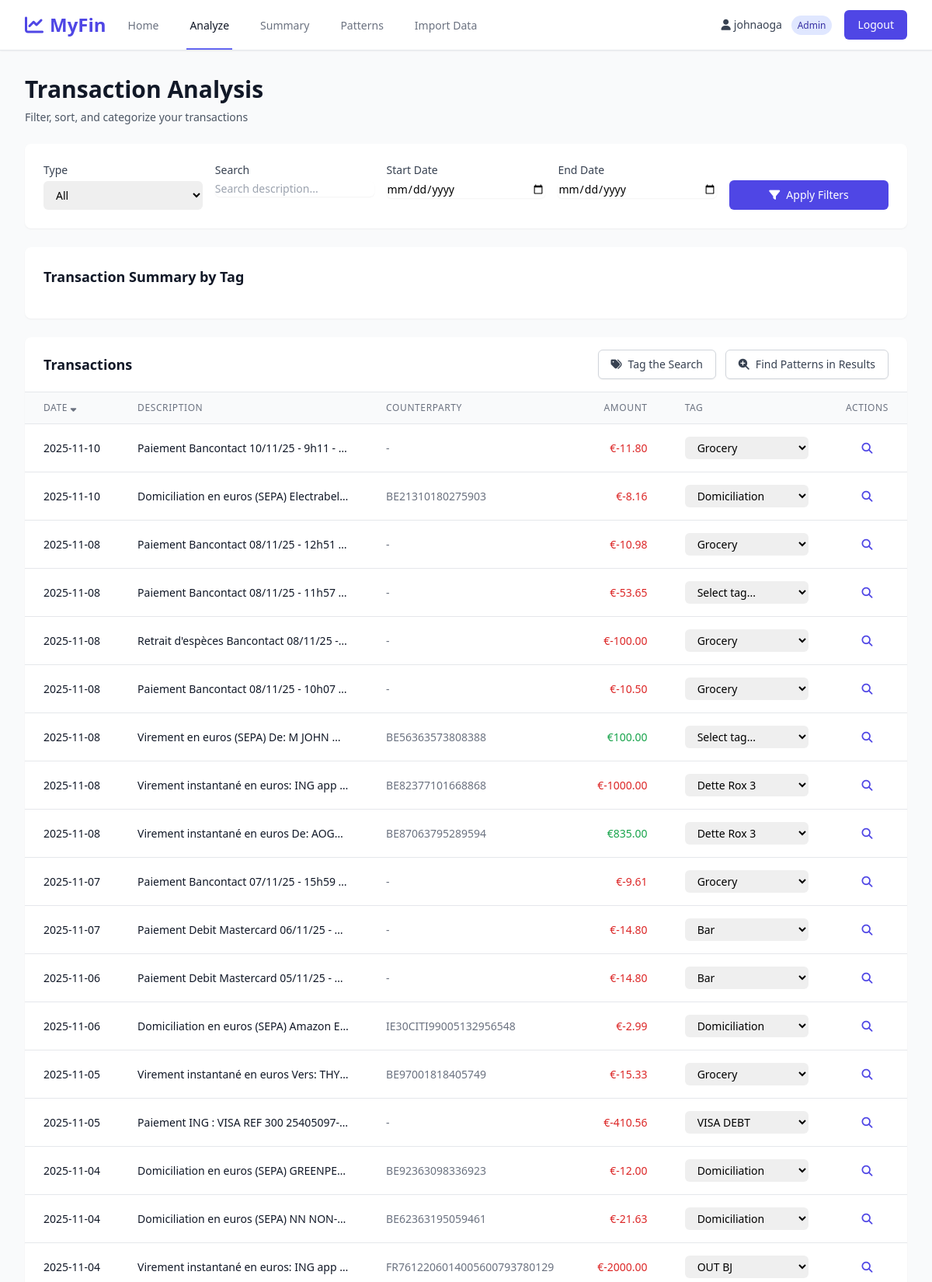
Screenshot of /analyze (signed in, upper part) with the database file from the repository.
### models.py (models this page shows, shortened)
class User(UserMixin, db.Model):
    __tablename__ = 'users'
    id = db.Column(db.Integer, primary_key=True)
    username = db.Column(db.String(80), unique=True, nullable=False)
    password_hash = db.Column(db.String(255), nullable=False)
    is_admin = db.Column(db.Boolean, default=False)
    created_at = db.Column(db.DateTime, default=datetime.utcnow)

class Transaction(db.Model):
    __tablename__ = 'transactions'
    id = db.Column(db.Integer, primary_key=True)
    account_number = db.Column(db.String(50), nullable=False)
    account_name = db.Column(db.String(200))
    counterparty_account = db.Column(db.String(50))
    transaction_number = db.Column(db.String(50))
    accounting_date = db.Column(db.Date, nullable=False, index=True)
    value_date = db.Column(db.Date)
    amount = db.Column(db.Float, nullable=False)
    currency = db.Column(db.String(10), default='EUR')
    description = db.Column(db.Text)
    details = db.Column(db.Text)
    message = db.Column(db.Text)
    tag_id = db.Column(db.Integer, db.ForeignKey('tags.id'), nullable=True)
    imported_at = db.Column(db.DateTime, default=datetime.utcnow)
    tag = db.relationship('Tag', back_populates='transactions')

### app.py (the view, shortened to what this page needs)
@app.route('/analyze')
@login_required
def analyze():
    transaction_type = request.args.get('type', 'all')  # 'in', 'out', 'all'
    search_text = request.args.get('search', '')
    start_date = request.args.get('start_date', '')
    end_date = request.args.get('end_date', '')
    sort_by = request.args.get('sort_by', 'accounting_date')
    sort_order = request.args.get('sort_order', 'desc')
    page = request.args.get('page', 1, type=int)
    per_page = 50
    query = Transaction.query
    if transaction_type == 'in':
        query = query.filter(Transaction.amount > 0)
    elif transaction_type == 'out':
        query = query.filter(Transaction.amount < 0)
    if start_date:
        try:
            start_dt = datetime.strptime(start_date, '%Y-%m-%d').date()
            query = query.filter(Transaction.accounting_date >= start_dt)
        except ValueError:
            pass
    if end_date:
        try:
            end_dt = datetime.strptime(end_date, '%Y-%m-%d').date()
            query = query.filter(Transaction.accounting_date <= end_dt)
        except ValueError:
            pass
    sort_column = getattr(Transaction, sort_by, Transaction.accounting_date)
    if sort_order == 'asc':
        query = query.order_by(sort_column.asc())
    else:
        query = query.order_by(sort_column.desc())
    pagination = query.paginate(page=page, per_page=per_page, error_out=False)
    transactions = pagination.items
    tags = Tag.query.order_by(Tag.name).all()
    tag_stats = db.session.query(
        Tag.name,
        Tag.color,
        func.sum(Transaction.amount).label('total')
    ).join(Transaction).group_by(Tag.id).all()
    if tag_stats:
        tag_names = [stat.name for stat in tag_stats]
        tag_totals = [stat.total for stat in tag_stats]
        tag_colors = [stat.color for stat in tag_stats]
        fig = go.Figure(data=[
            go.Bar(x=tag_names, y=tag_totals, marker_color=tag_colors)
        ])
        fig.update_layout(
            title='Transaction Amounts by Tag',
            xaxis_title='Tag',
            yaxis_title='Total Amount (EUR)',
            template='plotly_white',
            height=300
        )
        histogram_json = json.dumps(fig, cls=plotly.utils.PlotlyJSONEncoder)
    else:
        histogram_json = None
    return render_template('analyze.html',
                         transactions=transactions,
                         pagination=pagination,
                         tags=tags,
                         transaction_type=transaction_type,
                         search_text=search_text,
                         start_date=start_date,
                         end_date=end_date,
                         sort_by=sort_by,
                         sort_order=sort_order,
                         histogram_json=histogram_json)

### templates/analyze.html (shortened to what this page needs)
{% extends "base.html" %}
{% block content %}
<div class="space-y-6">
    <div>
        <h1 class="text-3xl font-bold text-gray-900">Transaction Analysis</h1>
        <p class="mt-2 text-sm text-gray-600">Filter, sort, and categorize your transactions</p>
    </div>
    <div class="bg-white shadow-sm rounded-lg p-6">
        <form method="GET" action="{{ url_for('analyze') }}" class="space-y-4">
            <div class="grid grid-cols-1 gap-4 sm:grid-cols-2 lg:grid-cols-5">
                <div>
                    <label for="type" class="block text-sm font-medium text-gray-700">Type</label>
                    <select id="type" name="type" class="mt-1 block w-full pl-3 pr-10 py-2 text-base border-gray-300 focus:outline-none focus:ring-indigo-500 focus:border-indigo-500 sm:text-sm rounded-md">
                        <option value="all" {% if transaction_type == 'all' %}selected{% endif %}>All</option>
                    </select>
                </div>
                <div>
                    <label for="search" class="block text-sm font-medium text-gray-700">Search</label>
                    <input type="text" id="search" name="search" value="{{ search_text }}"
                           class="mt-1 block w-full border-gray-300 rounded-md shadow-sm focus:ring-indigo-500 focus:border-indigo-500 sm:text-sm"
                           placeholder="Search description...">
                </div>
                <div>
                    <label for="start_date" class="block text-sm font-medium text-gray-700">Start Date</label>
                    <input type="date" id="start_date" name="start_date" value="{{ start_date }}"
                           class="mt-1 block w-full border-gray-300 rounded-md shadow-sm focus:ring-indigo-500 focus:border-indigo-500 sm:text-sm">
                </div>
                <div>
                    <label for="end_date" class="block text-sm font-medium text-gray-700">End Date</label>
                    <input type="date" id="end_date" name="end_date" value="{{ end_date }}"
                           class="mt-1 block w-full border-gray-300 rounded-md shadow-sm focus:ring-indigo-500 focus:border-indigo-500 sm:text-sm">
                </div>
                <div class="flex items-end">
                    <button type="submit" class="w-full inline-flex justify-center items-center px-4 py-2 border border-transparent text-sm font-medium rounded-md text-white bg-indigo-600 hover:bg-indigo-700 focus:outline-none focus:ring-2 focus:ring-offset-2 focus:ring-indigo-500">
                        <i class="fas fa-filter mr-2"></i>Apply Filters
                    </button>
                </div>
            </div>
        </form>
    </div>
    {% if histogram_json %}
    <div class="bg-white shadow-sm rounded-lg p-6">
        <h2 class="text-lg font-semibold text-gray-900 mb-4">Transaction Summary by Tag</h2>
    </div>
    {% endif %}
    <div class="bg-white shadow-sm rounded-lg overflow-hidden">
        <div class="px-6 py-4 border-b border-gray-200 flex items-center justify-between">
            <h2 class="text-lg font-semibold text-gray-900">Transactions</h2>
            {% if transactions %}
            <div class="flex space-x-3">
                <button onclick="tagTheSearch()" class="inline-flex items-center px-4 py-2 border border-gray-300 rounded-md shadow-sm text-sm font-medium text-gray-700 bg-white hover:bg-gray-50 focus:outline-none focus:ring-2 focus:ring-offset-2 focus:ring-indigo-500">
                    <i class="fas fa-tags mr-2"></i>
                    Tag the Search
                </button>
                <button onclick="findSimilarInResults()" class="inline-flex items-center px-4 py-2 border border-gray-300 rounded-md shadow-sm text-sm font-medium text-gray-700 bg-white hover:bg-gray-50 focus:outline-none focus:ring-2 focus:ring-offset-2 focus:ring-indigo-500">
                    <i class="fas fa-search-plus mr-2"></i>
                    Find Patterns in Results
                </button>
            </div>
            {% endif %}
        </div>
        <div class="overflow-x-auto">
            <table class="min-w-full divide-y divide-gray-200">
                <thead class="bg-gray-50">
                    <tr>
                        <th scope="col" class="px-6 py-3 text-left text-xs font-medium text-gray-500 uppercase tracking-wider">
                            <a href="{{ url_for('analyze', type=transaction_type, search=search_text, start_date=start_date, end_date=end_date, sort_by='accounting_date', sort_order='asc' if sort_by == 'accounting_date' and sort_order == 'desc' else 'desc') }}" class="hover:text-gray-700">
                                Date {% if sort_by == 'accounting_date' %}<i class="fas fa-sort-{{ 'down' if sort_order == 'desc' else 'up' }}"></i>{% endif %}
                            </a>
                        </th>
                        <th scope="col" class="px-6 py-3 text-left text-xs font-medium text-gray-500 uppercase tracking-wider">
                            Description
                        </th>
                        <th scope="col" class="px-6 py-3 text-left text-xs font-medium text-gray-500 uppercase tracking-wider">
                            Counterparty
                        </th>
                        <th scope="col" class="px-6 py-3 text-right text-xs font-medium text-gray-500 uppercase tracking-wider">
                            <a href="{{ url_for('analyze', type=transaction_type, search=search_text, start_date=start_date, end_date=end_date, sort_by='amount', sort_order='asc' if sort_by == 'amount' and sort_order == 'desc' else 'desc') }}" class="hover:text-gray-700">
                                Amount {% if sort_by == 'amount' %}<i class="fas fa-sort-{{ 'down' if sort_order == 'desc' else 'up' }}"></i>{% endif %}
                            </a>
                        </th>
                        <th scope="col" class="px-6 py-3 text-left text-xs font-medium text-gray-500 uppercase tracking-wider">
                            Tag
                        </th>
                        <th scope="col" class="px-6 py-3 text-center text-xs font-medium text-gray-500 uppercase tracking-wider">
                            Actions
                        </th>
                    </tr>
                </thead>
                <tbody class="bg-white divide-y divide-gray-200">
                    {% if transactions %}
                        {% for transaction in transactions %}
                        <tr class="hover:bg-gray-50">
                            <td class="px-6 py-4 whitespace-nowrap text-sm text-gray-900">
                                {{ transaction.accounting_date.strftime('%Y-%m-%d') }}
                            </td>
                            <td class="px-6 py-4 text-sm text-gray-900 max-w-xs truncate" title="{{ transaction.description }}">
                                {{ transaction.description[:60] }}{% if transaction.description and transaction.description|length > 60 %}...{% endif %}
                            </td>
                            <td class="px-6 py-4 whitespace-nowrap text-sm text-gray-500">
                                {{ transaction.counterparty_account if transaction.counterparty_account else '-' }}
                            </td>
                            <td class="px-6 py-4 whitespace-nowrap text-sm text-right font-medium {% if transaction.amount > 0 %}text-green-600{% else %}text-red-600{% endif %}">
                                €{{ "%.2f"|format(transaction.amount) }}
                            </td>
                            <td class="px-6 py-4 whitespace-nowrap text-sm">
                                <select class="tag-select block w-full pl-3 pr-10 py-1 text-base border-gray-300 focus:outline-none focus:ring-indigo-500 focus:border-indigo-500 sm:text-sm rounded-md" data-transaction-id="{{ transaction.id }}">
                                    <option value="">Select tag...</option>
                                    {% for tag in tags %}
                                    <option value="{{ tag.name }}" {% if transaction.tag and transaction.tag.id == tag.id %}selected{% endif %}>{{ tag.name }}</option>
                                    {% endfor %}
                                </select>
                            </td>
                            <td class="px-6 py-4 whitespace-nowrap text-center text-sm font-medium">
                                <button onclick="findSimilar({{ transaction.id }})" class="text-indigo-600 hover:text-indigo-900" title="Find similar transactions">
                                    <i class="fas fa-search"></i>
                                </button>
                            </td>
                        </tr>
                        {% endfor %}
                    {% endif %}
                </tbody>
            </table>
        </div>
    </div>
</div>
{% endblock %}

### templates/base.html (shortened to what this page needs)
<!DOCTYPE html>
<html lang="en">
<head>
    <script src="https://cdn.tailwindcss.com"></script>
    <link rel="stylesheet" href="https://cdnjs.cloudflare.com/ajax/libs/font-awesome/6.4.0/css/all.min.css">
</head>
<body class="bg-gray-50 min-h-screen">
    {% if current_user.is_authenticated %}
    <nav class="bg-white shadow-sm border-b border-gray-200">
        <div class="max-w-7xl mx-auto px-4 sm:px-6 lg:px-8">
            <div class="flex justify-between h-16">
                <div class="flex">
                    <div class="flex-shrink-0 flex items-center">
                        <a href="{{ url_for('index') }}" class="text-2xl font-bold text-indigo-600">
                            <i class="fas fa-chart-line mr-2"></i>MyFin
                        </a>
                    </div>
                    <div class="hidden sm:ml-6 sm:flex sm:space-x-8">
                        <a href="{{ url_for('index') }}" class="{% if request.endpoint == 'index' %}border-indigo-500 text-gray-900{% else %}border-transparent text-gray-500 hover:border-gray-300 hover:text-gray-700{% endif %} inline-flex items-center px-1 pt-1 border-b-2 text-sm font-medium">
                            Home
                        </a>
                        <a href="{{ url_for('analyze') }}" class="{% if request.endpoint == 'analyze' %}border-indigo-500 text-gray-900{% else %}border-transparent text-gray-500 hover:border-gray-300 hover:text-gray-700{% endif %} inline-flex items-center px-1 pt-1 border-b-2 text-sm font-medium">
                            Analyze
                        </a>
                        <a href="{{ url_for('summary') }}" class="{% if request.endpoint == 'summary' %}border-indigo-500 text-gray-900{% else %}border-transparent text-gray-500 hover:border-gray-300 hover:text-gray-700{% endif %} inline-flex items-center px-1 pt-1 border-b-2 text-sm font-medium">
                            Summary
                        </a>
                        <a href="{{ url_for('patterns') }}" class="{% if request.endpoint == 'patterns' %}border-indigo-500 text-gray-900{% else %}border-transparent text-gray-500 hover:border-gray-300 hover:text-gray-700{% endif %} inline-flex items-center px-1 pt-1 border-b-2 text-sm font-medium">
                            Patterns
                        </a>
                        {% if current_user.is_admin %}
                        <a href="{{ url_for('import_data') }}" class="{% if request.endpoint == 'import_data' %}border-indigo-500 text-gray-900{% else %}border-transparent text-gray-500 hover:border-gray-300 hover:text-gray-700{% endif %} inline-flex items-center px-1 pt-1 border-b-2 text-sm font-medium">
                            Import Data
                        </a>
                        {% endif %}
                    </div>
                </div>
                <div class="flex items-center">
                    <span class="text-sm text-gray-700 mr-4">
                        <i class="fas fa-user mr-1"></i>{{ current_user.username }}
                        {% if current_user.is_admin %}<span class="ml-2 px-2 py-1 text-xs bg-indigo-100 text-indigo-800 rounded-full">Admin</span>{% endif %}
                    </span>
                    <a href="{{ url_for('logout') }}" class="inline-flex items-center px-4 py-2 border border-transparent text-sm font-medium rounded-md text-white bg-indigo-600 hover:bg-indigo-700 focus:outline-none focus:ring-2 focus:ring-offset-2 focus:ring-indigo-500">
                        Logout
                    </a>
                </div>
            </div>
        </div>
    </nav>
    {% endif %}
    <main class="max-w-7xl mx-auto px-4 sm:px-6 lg:px-8 py-8">
        {% block content %}{% endblock %}
    </main>
</body>
</html>

### rows the page displays
User: username "johnaoga"
Transaction: amount "-11.80"
Transaction: amount "-8.16"
Transaction: amount "-10.98"
Transaction: amount "-53.65"
Transaction: amount "-100.00"
Transaction: amount "-10.50"
Transaction: amount "100.00"
Transaction: amount "-1000.00"
Transaction: amount "835.00"
Transaction: amount "-9.61"
Transaction: amount "-14.80"
Transaction: amount "-14.80"
Transaction: amount "-2.99"
Transaction: amount "-15.33"
Transaction: amount "-410.56"
Transaction: amount "-12.00"
Transaction: amount "-21.63"
Transaction: amount "-2000.00"

### other values shown
form field value "Grocery"
form field value "Domiciliation"
form field value "Dette Rox 3"
form field value "Bar"
form field value "VISA DEBT"
form field value "OUT BJ"
